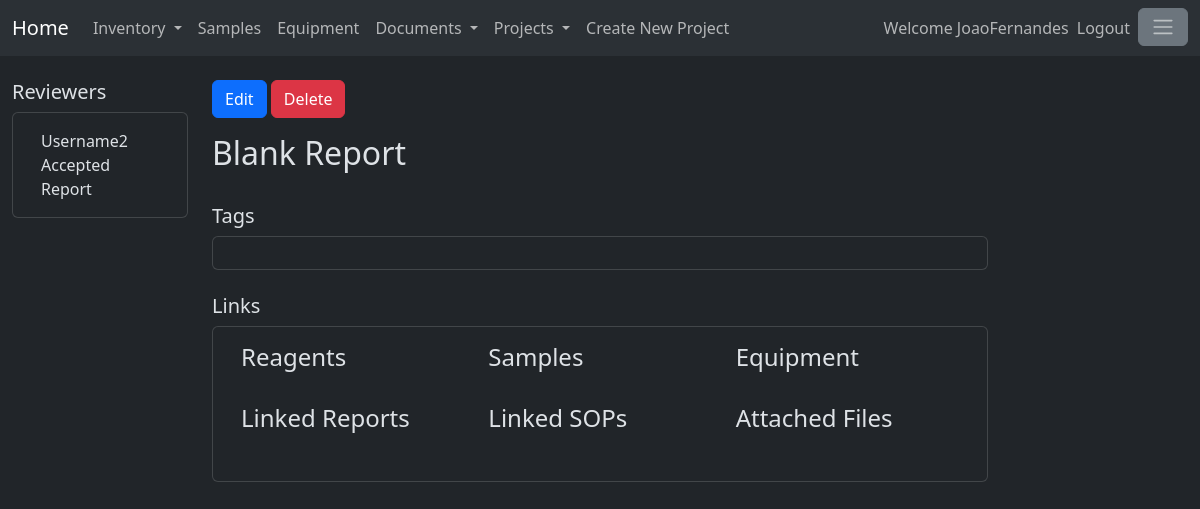
Screenshot of /reports/parent/1 (signed in) with the database file from the repository.
### reports/models.py (models this page shows, shortened)
class ReportReviewers(models.Model):
    reviewer = models.ForeignKey(User,on_delete=models.SET_NULL, null=True)
    reviewDecision = models.CharField(max_length=10, default="")
    reviewed = models.BooleanField(default=False)
    reviewerSignature = models.CharField(max_length=200, null=True, blank=True, default="")
    def __str__(self) -> str:
        return self.reviewer.username

class Reports(models.Model):
    title = models.CharField(max_length=200)
    reportBody = RichTextField(blank=True,null=True)
    reportTags = models.ManyToManyField(Tags)
    isEnabled = models.BooleanField()
    owner = models.ForeignKey(User,on_delete=models.SET_NULL, null=True)
    ownerSignature = models.CharField(max_length=200)
    creationDate = models.DateField(auto_now_add=True)
    linkedReports = models.ManyToManyField('self')
    linkedSOPs=models.ManyToManyField(SOP, related_name="linkedSOPs")
    linkedReagents=models.ManyToManyField(Stock, related_name="linkedReagents")
    linkedSamples=models.ManyToManyField(Sample, related_name="linkedSamples")
    linkedEquipments=models.ManyToManyField(Equipment, related_name="linkedEquipments")
    linkedAttachment=models.ManyToManyField(ReportsAttachments, related_name="linkedAttachment")
    reportReviewers = models.ManyToManyField(ReportReviewers, related_name="reviewers")
    reviewed = models.BooleanField(default=False)
    project = models.ForeignKey(Projects, on_delete=models.SET_NULL, null=True)
    canEditUsers = models.ManyToManyField(User, related_name="canEditUsers")

### reports/views.py (the view, shortened to what this page needs)
# urls.py: path('<str:projectname>/<int:id>', views.SpecificReport, name = 'specificReport'),
@login_required
def SpecificReport(response, projectname, id):
    reportInfo = Reports.objects.get(id=id)
    editors= reportInfo.canEditUsers.all()
    if not reportInfo.isEnabled:
        return redirect('reportList', projectname=projectname)
    elif reportInfo.project != Projects.objects.get(name=projectname):
        return redirect('reportList', projectname=projectname)
    else:
        reportReagentsList = reportInfo.linkedReagents.all()
        reportattachmentsList = reportInfo.linkedAttachment.all()
        reportLinkedReports = reportInfo.linkedReports.all()
        reportLinkedSOPs = reportInfo.linkedSOPs.all()
        reportLinkedSamples = reportInfo.linkedSamples.all()
        reportLinkedEquipment = reportInfo.linkedEquipments.all()
        tagsInReport = reportInfo.reportTags.all()
        reviewers = reportInfo.reportReviewers.all()
        projects=Projects.objects.all()
        projectform = CreateNewProject()
        return render(response, 'specificReport.html', {'reportInfo': reportInfo,
                                                        'reportReagents': reportReagentsList,
                                                        'reportLinkedReports':reportLinkedReports,
                                                        'reportLinkedSOPs' : reportLinkedSOPs,
                                                        'reportattachmentsList':reportattachmentsList,
                                                        'tagList':tagsInReport,
                                                        'reportLinkedSamples':reportLinkedSamples,
                                                        'reportLinkedEquipment' : reportLinkedEquipment,
                                                        'editors':editors,
                                                        'reviewerList':reviewers,
                                                        'projects' : projects,
                                                        'selectedProject': projectname,
                                                        'projectform' : projectform})

### reports/templates/specificReport.html (shortened to what this page needs)
{% extends 'baseReport.html' %}
{% block leftSide %}
<h5>Reviewers</h5>
<div class="card">
    <div class="card-body">
        <div class="container">
            <div class="row align-items-start">
                <div class="col">
                    {% for reviewer in reviewerList %}
                        {% include 'reportreviewer_detail_specific.html'%}
                    {% endfor %}
                </div>
            </div>
        </div>
    </div>
</div>
{% endblock %}
{% block content %}
{% if user in editors or user == reportInfo.owner %}
    <form method="post">
        <button  type="submit" name="edit_report" value="True" class="btn btn-primary">Edit</button>
        <button  type="submit" name="delete_report" value="True" class="btn btn-danger">Delete</button>
    </form>
{% endif %}
<h2 >{{reportInfo.title}}</h2>
<br>
<h5>Tags</h5>
<div class="card">
    <div class="card-body">
    </div>
</div>
<br>
<h5>Links</h5>
<div class="card">
    <div class="card-body">
        <div class="container">
            <div class="row align-items-start">
                <div class="col">
                    <h4>Reagents</h4>
                    <br>
                </div>
                <div class="col">
                    <h4>Samples</h4>
                    <br>
                </div>
                <div class="col">
                    <h4>Equipment</h4>
                    <br>
                </div>
            </div>
            <div class="row align-items-start">
                <div class="col">
                    <h4>Linked Reports</h4>
                    <br>
                </div>
                <div class="col">
                    <h4>Linked SOPs</h4>
                    <br>
                </div>
                <div class="col">
                    <h4>Attached Files</h4>
                    <br>
                </div>
            </div>
        </div>
    </div>
</div>
<br>
{% endblock %}

### mainpage/templates/base.html (shortened to what this page needs)
<!doctype html>
{% load static %}
{% load crispy_forms_tags %}
<html lang="en" data-bs-theme="dark">
    <head>
        <link href="https://cdn.jsdelivr.net/npm/bootstrap@5.3.1/dist/css/bootstrap.min.css"
        rel="stylesheet"
>
    </head>
    <body>
        <header>
            <nav class="navbar navbar-expand-lg bg-body-tertiary">
                <div class="container-fluid">
                    <a class="navbar-brand"  href="{% url 'homePage' %}">
                        Home
                      </a>
                    <div class="collapse navbar-collapse" id="navbarText">
                        <ul class="navbar-nav me-auto mb-2 mb-lg-0">
                            <li class="nav-item dropdown">
                                <a class="nav-link dropdown-toggle" href="#" role="button" data-bs-toggle="dropdown" aria-expanded="false">
                                        Inventory
                                </a>
                            </li>
                            <li class="nav-item">
                                <a class="nav-link" href="/sampletype">Samples</a>
                            </li>
                            <li class="nav-item">
                                <a class="nav-link" href="/equipment">Equipment</a>
                            </li>
                            <li class="nav-item dropdown">
                                <a class="nav-link dropdown-toggle" href="#" role="button" data-bs-toggle="dropdown" aria-expanded="false">
                                        Documents
                                </a>
                            </li>
                            <li class="nav-item dropdown">
                                <a class="nav-link dropdown-toggle" href="#" role="button" data-bs-toggle="dropdown" aria-expanded="false">
                                        Projects
                                </a>
                            </li>
                            <li><a data-bs-toggle="modal" data-bs-target="#projectModal" class="nav-link" type="button"
                                >Create New Project</a></li>
                        </ul>
                        <ul class="navbar-nav mb-2 mb-lg-0">
                            {% if user.is_authenticated %}
                                <span class="navbar-text">
                                    Welcome {{user.username}}
                                </span>
                                <li class="nav-item">
                                    <a class="nav-link" href="/logout">Logout</a>
                                </li>
                            {% endif %}
                            <li class="nav-item">
                                <button class="btn btn-secondary" type="button" data-bs-toggle="offcanvas"
                                data-bs-target="#offcanvasWithBothOptions" aria-controls="offcanvasWithBothOptions">
                                    <span class="navbar-toggler-icon"></span>
                                </button>
                            </li>
                        </ul>
                    </div>
                </div>
            </nav>
            <br>
        </header>
        <main>
            <div class="container-fluid">
                <div class="row">
                    <div class="col-2">
                        {% if user.is_authenticated %}
                            {% block leftSide %}
                            {% endblock %}
                        {% endif %}
                    </div>
                    <div class="col-8">
                        {% if user.is_authenticated %}
                            {% block content %}
                            {% endblock %}
                        {% else %}
                            {% block login_and_registration %}
                            {% endblock %}
                        {% endif %}
                    </div>
                    <div class="col-2">
                    </div>
                </div>
            </div>
        </main>
    </body>
</html>

### reports/templates/reportreviewer_detail_specific.html (shortened to what this page needs)
<div hx-target="this" hx-swap="outerHTML">
    {{ reviewer }}
    {% if reviewer.reviewDecision == "ACCEPTED" %}
        Accepted Report
    {% elif reviewer.reviewDecision == "DECLINED"%}
        Declined Report
    {% endif %}
</div>

### rows the page displays
ReportReviewers: reviewer.username "Username2", reviewDecision "Accepted Report"
Reports: title "Blank Report"

### other values shown
{{ user.username }} "JoaoFernandes"
